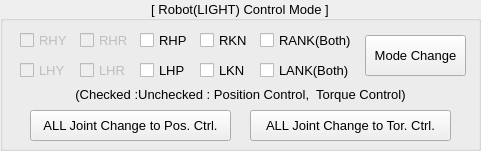
  <widget class="QGroupBox" name="groupBox_4">
   <property name="geometry">
    <rect>
     <x>200</x>
     <y>26</y>
     <width>481</width>
     <height>151</height>
    </rect>
   </property>
   <property name="font">
    <font>
     <pointsize>10</pointsize>
    </font>
   </property>
   <property name="title">
    <string>[ Robot(LIGHT) Control Mode ]</string>
   </property>
   <property name="alignment">
    <set>Qt::AlignCenter</set>
   </property>
   <widget class="QPushButton" name="BTN_ROBOT_CONTROLMETHOD_CHANGE_TO_POS">
    <property name="geometry">
     <rect>
      <x>30</x>
      <y>110</y>
      <width>201</width>
      <height>31</height>
     </rect>
    </property>
    <property name="font">
     <font>
      <pointsize>10</pointsize>
     </font>
    </property>
    <property name="text">
     <string>ALL Joint Change to Pos. Ctrl.</string>
    </property>
   </widget>
   <widget class="QCheckBox" name="checkBox">
    <property name="enabled">
     <bool>false</bool>
    </property>
    <property name="geometry">
     <rect>
      <x>20</x>
      <y>30</y>
      <width>51</width>
      <height>20</height>
     </rect>
    </property>
    <property name="font">
     <font>
      <pointsize>10</pointsize>
     </font>
    </property>
    <property name="text">
     <string>RHY</string>
    </property>
   </widget>
   <widget class="QCheckBox" name="checkBox_2">
    <property name="enabled">
     <bool>false</bool>
    </property>
    <property name="geometry">
     <rect>
      <x>80</x>
      <y>30</y>
      <width>51</width>
      <height>20</height>
     </rect>
    </property>
    <property name="font">
     <font>
      <pointsize>10</pointsize>
     </font>
    </property>
    <property name="text">
     <string>RHR</string>
    </property>
   </widget>
   <widget class="QCheckBox" name="CBX_ROBOT_CONTROLMETHOD_RHP">
    <property name="geometry">
     <rect>
      <x>140</x>
      <y>30</y>
      <width>51</width>
      <height>20</height>
     </rect>
    </property>
    <property name="font">
     <font>
      <pointsize>10</pointsize>
     </font>
    </property>
    <property name="text">
     <string>RHP</string>
    </property>
   </widget>
   <widget class="QCheckBox" name="CBX_ROBOT_CONTROLMETHOD_RKN">
    <property name="geometry">
     <rect>
      <x>200</x>
      <y>30</y>
      <width>51</width>
      <height>20</height>
     </rect>
    </property>
    <property name="font">
     <font>
      <pointsize>10</pointsize>
     </font>
    </property>
    <property name="text">
     <string>RKN</string>
    </property>
   </widget>
   <widget class="QCheckBox" name="CBX_ROBOT_CONTROLMETHOD_RANK">
    <property name="geometry">
     <rect>
      <x>260</x>
      <y>30</y>
      <width>91</width>
      <height>20</height>
     </rect>
    </property>
    <property name="font">
     <font>
      <pointsize>10</pointsize>
     </font>
    </property>
    <property name="text">
     <string>RANK(Both)</string>
    </property>
   </widget>
   <widget class="QCheckBox" name="checkBox_6">
    <property name="enabled">
     <bool>false</bool>
    </property>
    <property name="geometry">
     <rect>
      <x>20</x>
      <y>60</y>
      <width>51</width>
      <height>20</height>
     </rect>
    </property>
    <property name="font">
     <font>
      <pointsize>10</pointsize>
     </font>
    </property>
    <property name="text">
     <string>LHY</string>
    </property>
   </widget>
   <widget class="QCheckBox" name="CBX_ROBOT_CONTROLMETHOD_LANK">
    <property name="geometry">
     <rect>
      <x>260</x>
      <y>60</y>
      <width>91</width>
      <height>20</height>
     </rect>
    </property>
    <property name="font">
     <font>
      <pointsize>10</pointsize>
     </font>
    </property>
    <property name="text">
     <string>LANK(Both)</string>
    </property>
   </widget>
   <widget class="QCheckBox" name="CBX_ROBOT_CONTROLMETHOD_LHP">
    <property name="geometry">
     <rect>
      <x>140</x>
      <y>60</y>
      <width>51</width>
      <height>20</height>
     </rect>
    </property>
    <property name="font">
     <font>
      <pointsize>10</pointsize>
     </font>
    </property>
    <property name="text">
     <string>LHP</string>
    </property>
   </widget>
   <widget class="QCheckBox" name="checkBox_9">
    <property name="enabled">
     <bool>false</bool>
    </property>
    <property name="geometry">
     <rect>
      <x>80</x>
      <y>60</y>
      <width>51</width>
      <height>20</height>
     </rect>
    </property>
    <property name="font">
     <font>
      <pointsize>10</pointsize>
     </font>
    </property>
    <property name="text">
     <string>LHR</string>
    </property>
   </widget>
   <widget class="QCheckBox" name="CBX_ROBOT_CONTROLMETHOD_LKN">
    <property name="geometry">
     <rect>
      <x>200</x>
      <y>60</y>
      <width>51</width>
      <height>20</height>
     </rect>
    </property>
    <property name="font">
     <font>
      <pointsize>10</pointsize>
     </font>
    </property>
    <property name="text">
     <string>LKN</string>
    </property>
   </widget>
   <widget class="QPushButton" name="BTN_ROBOT_CONTROLMETHOD_CHANGE">
    <property name="geometry">
     <rect>
      <x>365</x>
      <y>35</y>
      <width>101</width>
      <height>41</height>
     </rect>
    </property>
    <property name="font">
     <font>
      <pointsize>10</pointsize>
     </font>
    </property>
    <property name="text">
     <string>Mode Change</string>
    </property>
   </widget>
   <widget class="QPushButton" name="BTN_ROBOT_CONTROLMETHOD_CHANGE_TO_TOR">
    <property name="geometry">
     <rect>
      <x>250</x>
      <y>110</y>
      <width>201</width>
      <height>31</height>
     </rect>
    </property>
    <property name="font">
     <font>
      <pointsize>10</pointsize>
     </font>
    </property>
    <property name="text">
     <string>ALL Joint Change to Tor. Ctrl.</string>
    </property>
   </widget>
   <widget class="QLabel" name="label_43">
    <property name="geometry">
     <rect>
      <x>50</x>
      <y>86</y>
      <width>381</width>
      <height>16</height>
     </rect>
    </property>
    <property name="font">
     <font>
      <pointsize>10</pointsize>
     </font>
    </property>
    <property name="text">
     <string>(Checked :Unchecked : Position Control,  Torque Control)</string>
    </property>
    <property name="alignment">
     <set>Qt::AlignCenter</set>
    </property>
   </widget>
  </widget>
